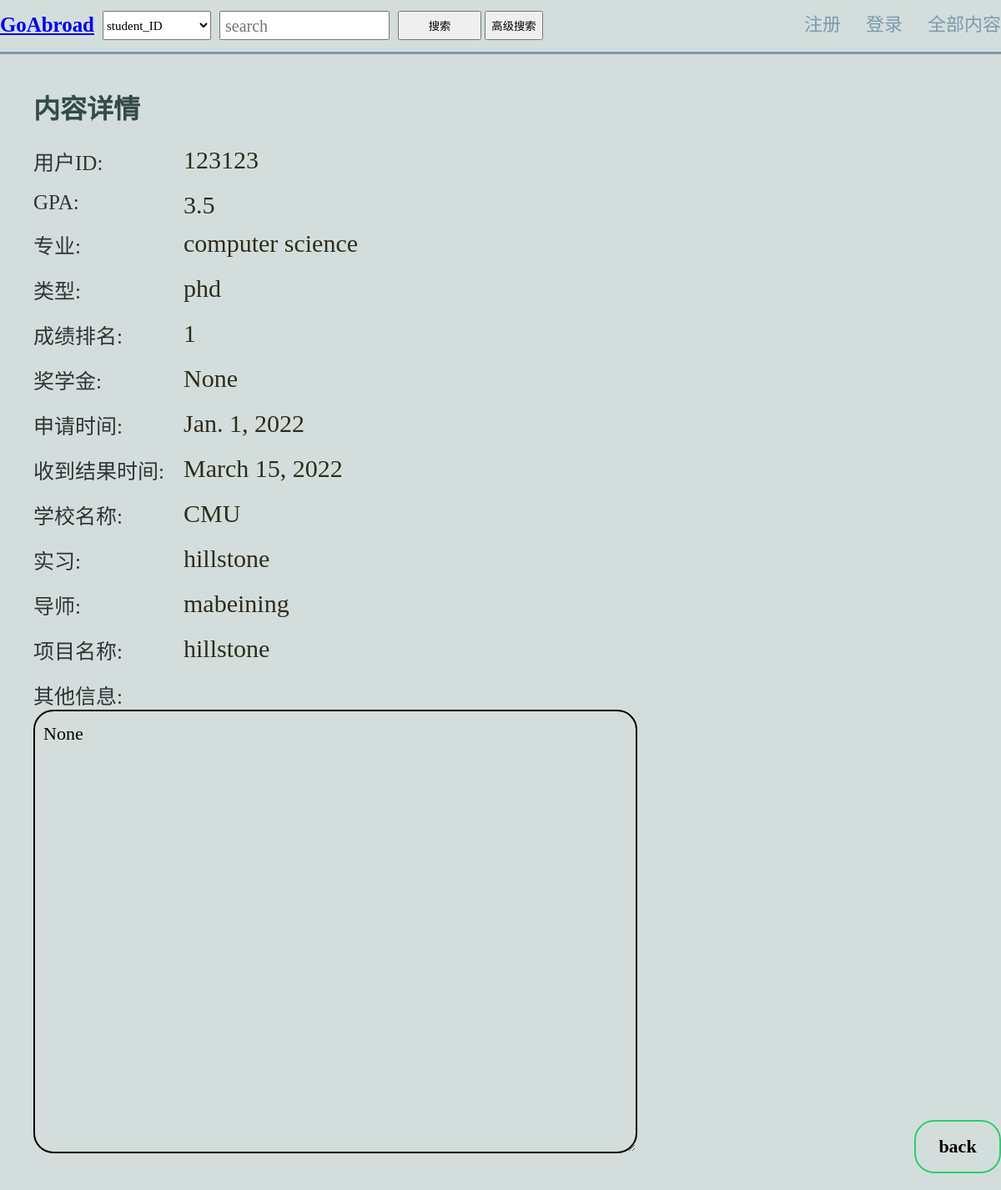
Page /GoAbroad/detail/123123/ on the earlier database version.
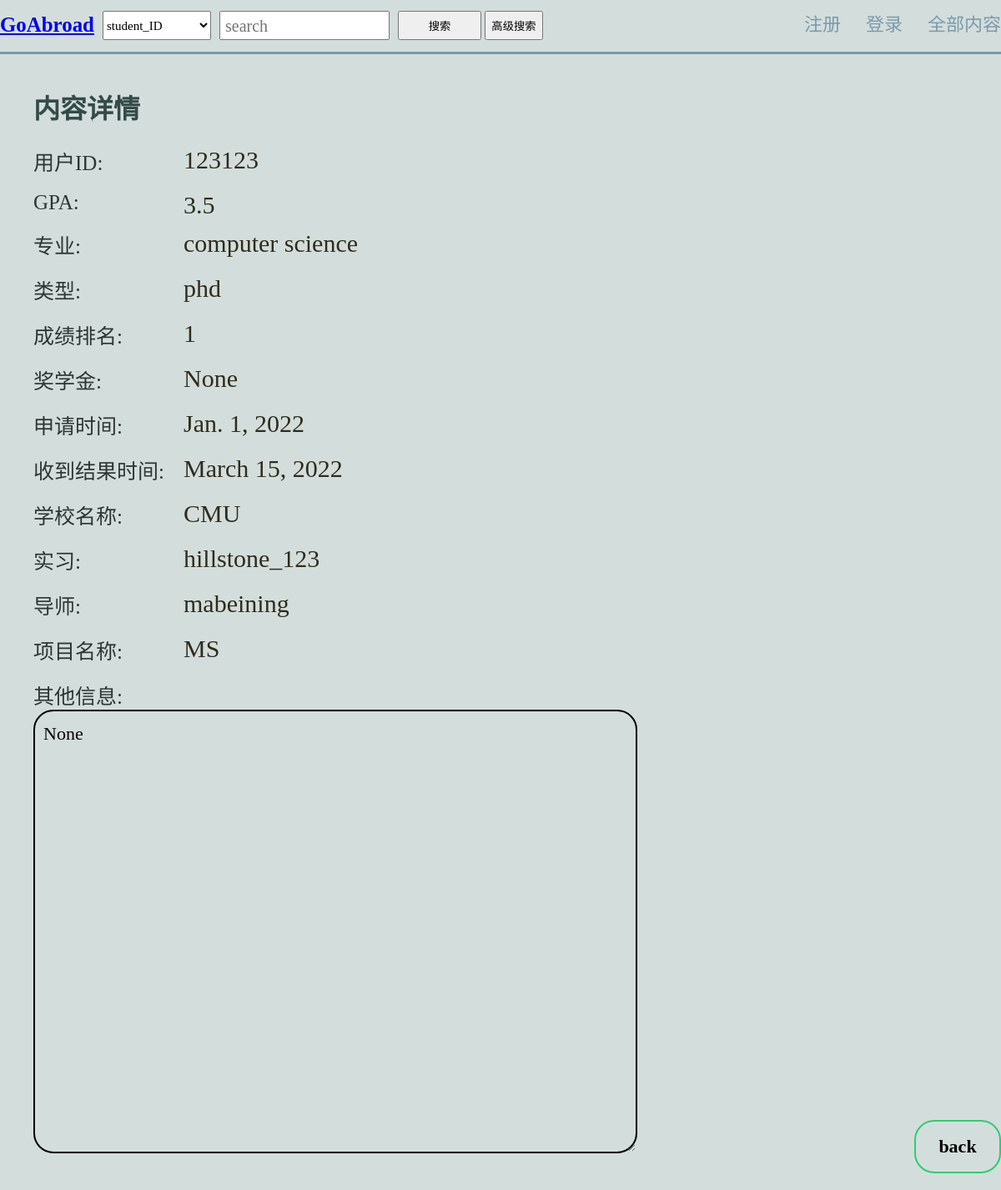
Same page on the later database version.
### GoAbroad/models.py (models this page shows)
class Practice(models.Model):
    company_name = models.CharField(max_length=200, primary_key=True)
    leader_name = models.CharField(max_length=200, null=True, blank=True)
    work_time = models.CharField(max_length=200, null=True, blank=True)
    payment = models.FloatField(null=True, blank=True)
    house = models.CharField(max_length=200, null=True, blank=True)
    rent = models.FloatField(null=True, blank=True)

class Program(models.Model):
    program_name = models.CharField(max_length=200, primary_key=True)
    nation = models.CharField(max_length=200, null=True, blank=True)
    awards = models.CharField(max_length=200, null=True, blank=True)  # 奖学金情况
    plan = models.IntegerField(null=True, blank=True)  # 招生人数
    teacher_name = models.ForeignKey(Teacher, on_delete=models.CASCADE)

### GoAbroad/views.py (the view)
# urls.py: path('detail/<str:stu_id>/',views.blog_detail,name='blog_detail'),
def blog_detail(request,stu_id):
    student= get_object_or_404(Student,student_ID=stu_id)
    print(student.practice)
    context = {'ID': student.student_ID, 'GPA': student.GPA, 'major': student.major,
               'type': student.type, 'Rank': student.Rank,'scholarship':student.scholarship,
               'Hand_in_date' : student.Hand_in_date, 'get_offer_date':student.get_offer_date,
               'practice': student.practice,
               'program_name':student.program_name,'teacher_name':student.teacher_name,'school_name':student.school_name,
               'other':student.other
               }
    return render(request, 'blog_detail.html', context)

### GoAbroad/templates/GoAbroad/blog_detail.html (shortened to what this page needs)
<!DOCTYPE html>
<html lang="zh">
{% extends 'base.html'%}
{% block content %}
<head>
</head>
<body>
<form action="/GoAbroad/input/" method="post">
<div class="box" >
    <h1>内容详情</h1>
    <p>
        <span class="title">用户ID:</span>
        <span class="data">{{ID}}</span>
    </p><br>
    <p>
        <span class="title">GPA:</span>
        <span class="data">{{GPA}}</span>
    </p><br>
    <p>
        <span class="title">专业:</span>
        <span class="data">{{major.major}}</span>
    </p><br>
    <p>
        <span class="title">类型:</span>
        <span class="data">{{type}}</span>
    </p><br>
    <p>
        <span class="title">成绩排名:</span>
        <span class="data">{{Rank}}</span>
    </p><br>
    <p>
        <span class="title">奖学金:</span>
        <span class="data">{{scholarship}}</span>
    </p><br>
    <p>
        <span class="title">申请时间: </span>
        <span class="data">{{Hand_in_date}}</span>
    </p><br>
    <p>
        <span class="title">收到结果时间:</span>
        <span class="data">{{get_offer_date}}</span>
    </p><br>
    <p>
        <span class="title">学校名称: </span>
        <span class="data">{{school_name.school_name}}</span>
    </p><br>
    <p>
        <span class="title">实习: </span>
        <span class="data">{{practice.company_name}}</span>
    </p><br>
    <p>
        <span class="title">导师: </span>
        <span class="data">{{teacher_name.teacher_name}}</span>
    </p><br>
    <p>
        <span class="title">项目名称: </span>
        <span class="data">{{program_name.program_name}}</span>
    </p><br>
    <p><span class="title">其他信息:</span></p>
     <textarea readonly>{{other}}</textarea><br>
    <a href="/GoAbroad/list/">back</a>
</div>
</form>
</body>
</html>
{% endblock %}

Differences in the rows shown:
removed Practice: company_name "hillstone"
no longer on this page (row unchanged): Program: program_name "hillstone"
added Practice: company_name "hillstone_123"
now on this page (row unchanged): Program: program_name "MS"
